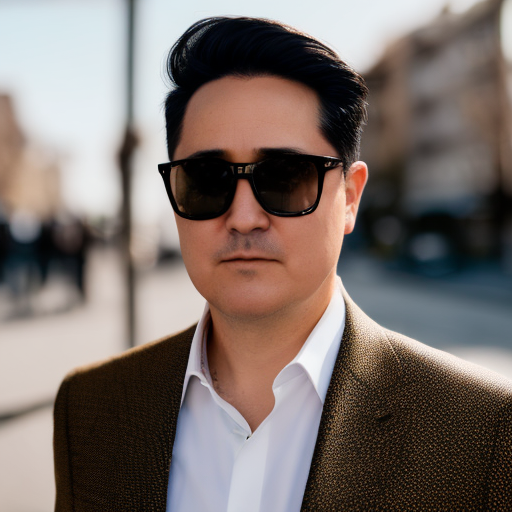
#> input picture desafio3/img/img.png, 512 x 512 px
$ jupyter execute reducao_de_dimensionalidade_em_imagens.ipynb
#> lines starting #> are read from the running program, lines starting #| are printed output that depends on the picture; after the words box and inside, x2 and y2 are one past the last pixel; in counts of white or black regions, pixels touching at a corner belong together
# Projeto para redução de dimensionalidade em imagens.

<h3> Seguindo o exemplo do algoritmo de binarização apresentado em nossa última aula, realize a implementação em Python para transformar uma imagem colorida para níveis de cinza (0 a 255) e para binarizada (0 e 255), preto e branco. <h3/>

* **Para a implementação, será necessário criar a solução sem utilizar bibliotecas como opencv, ou seja, elaborar o código.**
* **Por meio da imagem é possível visualizar os dois casos esperados:**

## Solução do Desafio

[cell 1]
# libs para carregar e tratar a imagem
from PIL import Image
import numpy as np

# Para exibir a imagem dentro do jupyter notebook
from IPython.display import display

[cell 2]
# Caminho para a imagem
image_path = '../img/img.png'

# Carregar a imagem usando a PIL
image = Image.open(image_path)
#> image is the input picture: PIL image 512x512 RGB; mean R, G, B 122.9, 111.3, 106.4

# Exibir informações sobre a imagem
print("Formato da imagem:", image.format)
#| Formato da imagem: PNG
print("Modo da imagem:", image.mode)
#| Modo da imagem: RGB
print("Dimensões da imagem:", image.size)
#| Dimensões da imagem: (512, 512)

# Exibir a imagem
display(image)

* **Imagem carregada com sucesso, agora vamos criar o código para converter a imagem em escala de cinza.**

[cell 3]
# Converter a imagem para um array NumPy
image_array = np.array(image)

# Obter as dimensões da imagem
height, width, _ = image_array.shape
#> height = 512; width = 512

# Criar uma nova matriz para a imagem em escala de cinza
gray_array = np.zeros((height, width), dtype=np.uint8)

# Converter a imagem para escala de cinza
for i in range(height):
    for j in range(width):
        # Obter os valores RGB do pixel
        r, g, b = image_array[i, j]

        # Calcular o valor de escala de cinza usando a média ponderada dos canais RGB
        # link de pesquisa dos valoers: https://capivararex.wordpress.com/2016/04/17/dip02-conversao-rgb-para-escala-de-cinza/
        gray_value = int(0.3 * r + 0.59 * g + 0.11 * b)

        # Atribuir o valor de escala de cinza ao pixel correspondente na nova matriz
        gray_array[i, j] = gray_value
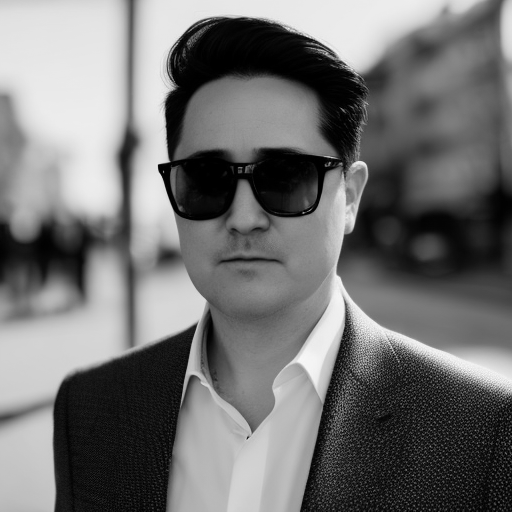
#> gray_array: shape (512, 512); min 0, max 249, mean 113.8

# Criar uma nova imagem a partir da matriz de escala de cinza
gray_image = Image.fromarray(gray_array, mode='L')

# Exibir a imagem em escala de cinza
display(gray_image)

**Observação:**
* Veja como é simples realizar a conversão utilizando a biblioteca **PIL**.

[cell 4]
# Criar uma nova imagem a partir da matriz de escala de cinza
gray_image = image.convert('L')

# Exibir a imagem em escala de cinza
display(gray_image)

**Agora vamos converter a imagem em escala cinza para preto e branca**.

[cell 5]
# Converter a imagem em escala de cinza para um array NumPy
gray_array = np.array(gray_image)

# Definir o valor de limiar
threshold = 110

# Criar uma nova matriz para a imagem em preto e branco
bw_array = np.zeros_like(gray_array, dtype=np.uint8)

# Converter a imagem em escala de cinza para preto e branco
bw_array[gray_array < threshold] = 0  # Valor do pixel preto
bw_array[gray_array >= threshold] = 255  # Valor do pixel branco

# Criar uma nova imagem a partir da matriz em preto e branco
bw_image = Image.fromarray(bw_array, mode='L')
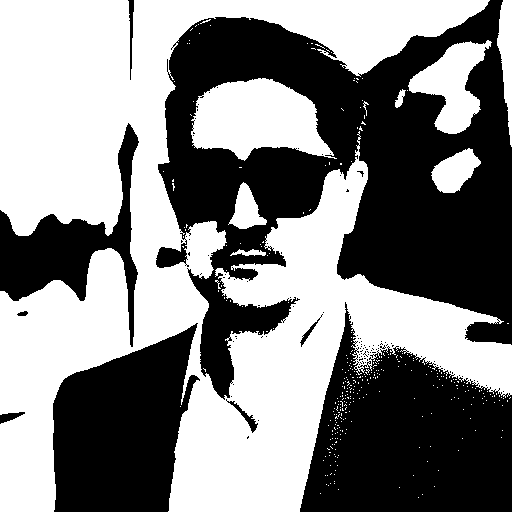
#> bw_image: PIL image 512x512 L; 51.9% white; 107 black regions (98 under 20 px), largest, box (x1, y1, x2, y2) and area: (156, 0, 512, 400) 68462, (300, 302, 512, 512) 28275, (53, 323, 200, 512) 19565

# Exibir a imagem em preto e branco
display(bw_image)
